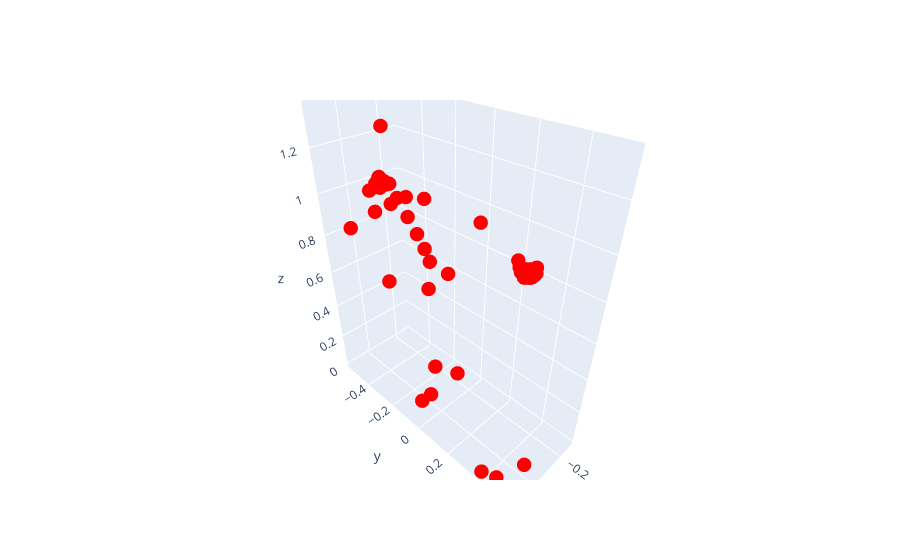

Write notebook code for a chart like this one.
### Code cell
#use plotly to plot 3d joint, ground truth
import plotly.graph_objects as go
fig = go.Figure(data=[go.Scatter3d(
    x=gt[select_time][:,0],
    y=gt[select_time][:,1],
    z=gt[select_time][:,2],
    mode='markers',
    marker=dict(
        size=5,
        color='red',
    )
)])
fig.show()
#!/usr/bin/env python3
